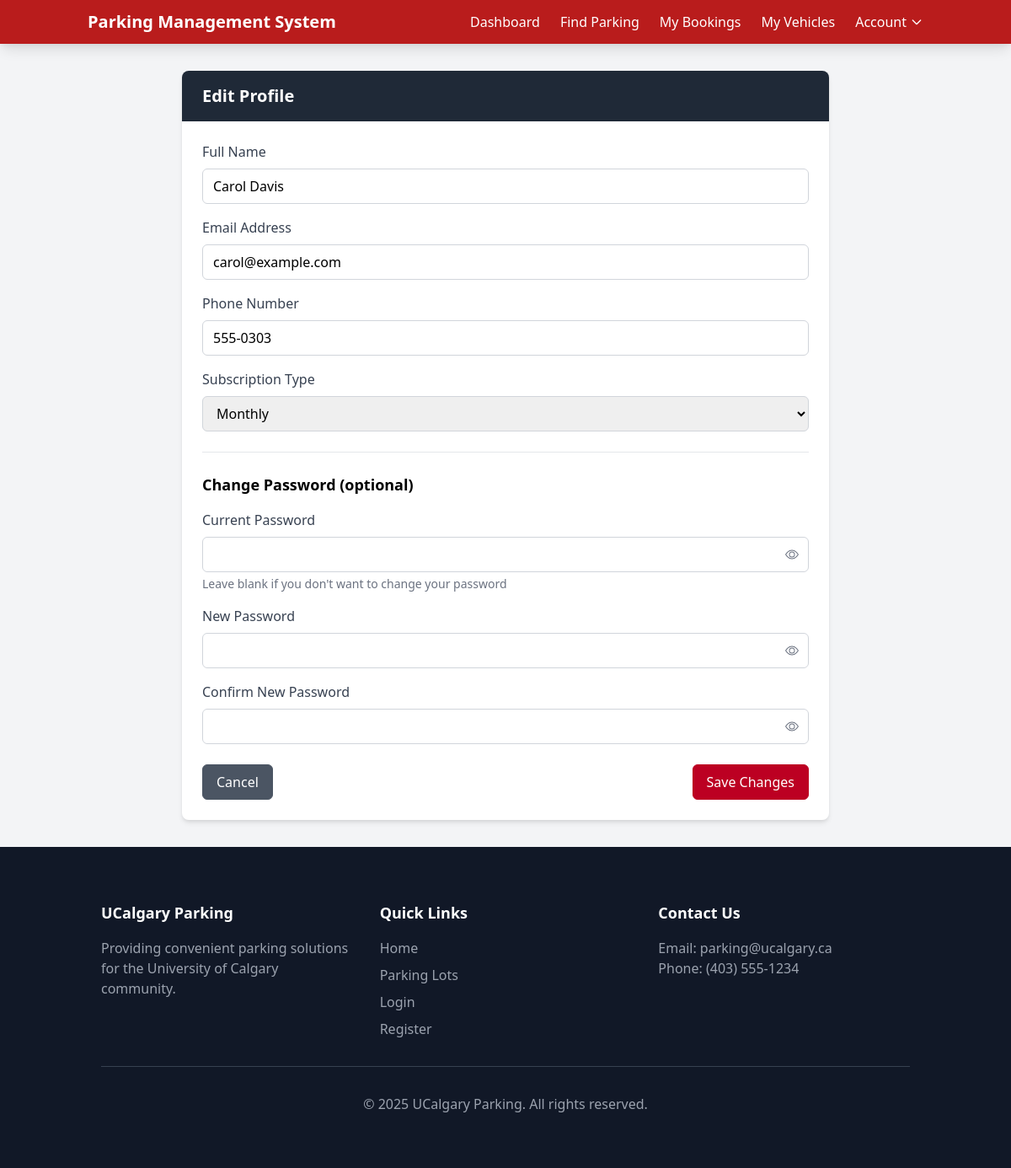
Screenshot of /edit-profile.php (signed in) with the database file from the repository.
### tables this page shows
CREATE TABLE users (
    user_id INT AUTO_INCREMENT PRIMARY KEY,
    name VARCHAR(100) NOT NULL,
    email VARCHAR(100) NOT NULL UNIQUE,
    phone VARCHAR(20),
    password VARCHAR(255) NOT NULL
);

### src/includes/db.php (called while the page is built, shortened)
<?php
class Database {
    private $host = "localhost";
    private $user = "root";
    private $pass = "";
    private $dbname = "parking_management";
    private $conn;
    public function __construct() {
        try {
            $this->conn = new PDO("mysql:host={$this->host};dbname={$this->dbname}", $this->user, $this->pass);
            $this->conn->setAttribute(PDO::ATTR_ERRMODE, PDO::ERRMODE_EXCEPTION);
            $this->conn->setAttribute(PDO::ATTR_DEFAULT_FETCH_MODE, PDO::FETCH_ASSOC);
        } catch(PDOException $e) {
            error_log("Database connection failed: " . $e->getMessage());
            die("Database connection failed. Please check your configuration.");
        }
    }
    public function query($sql, $params = []) {
        $stmt = $this->conn->prepare($sql);
        $stmt->execute($params);
        return $stmt;
    }
}

### src/includes/functions.php (called while the page is built, shortened)
<?php
function getUserRole($userId, $db) {
    $customer = $db->query("SELECT user_id FROM customers WHERE user_id = ?", [$userId])->fetch();
    return 'unknown';
}
?>

### src/edit-profile.php (the view, shortened to what this page needs)
<?php
require_once 'includes/db.php';
require_once 'includes/functions.php';
$user_id = $_SESSION['user_id'];
$db = new Database();
$user = $db->query("SELECT * FROM users WHERE user_id = ?", [$user_id])->fetch();
$customer = $db->query("SELECT * FROM customers WHERE user_id = ?", [$user_id])->fetch();
?>
<!DOCTYPE html>
<html lang="en">
<head>
    <link href="https://cdn.jsdelivr.net/npm/tailwindcss@2.2.19/dist/tailwind.min.css" rel="stylesheet">
    <link rel="stylesheet" href="assets/css/styles.css">
</head>
<body class="bg-gray-100 font-sans">
    <?php include 'includes/header.php'; ?>
    <div class="container mx-auto px-4 py-8">
        <div class="max-w-3xl mx-auto">
            <div class="bg-white rounded-lg shadow-md overflow-hidden">
                <div class="bg-gray-800 text-white px-6 py-4">
                    <h2 class="text-xl font-semibold">Edit Profile</h2>
                </div>
                <div class="p-6">
                    <form method="POST" action="edit-profile.php">
                        <div class="mb-4">
                            <label for="name" class="form-label">Full Name</label>
                            <input type="text" id="name" name="name" class="input-field" value="<?php echo htmlspecialchars($user['name']); ?>" required>
                        </div>
                        <div class="mb-4">
                            <label for="email" class="form-label">Email Address</label>
                            <input type="email" id="email" name="email" class="input-field" value="<?php echo htmlspecialchars($user['email']); ?>" required>
                        </div>
                        <div class="mb-4">
                            <label for="phone" class="form-label">Phone Number</label>
                            <input type="text" id="phone" name="phone" class="input-field" value="<?php echo htmlspecialchars($user['phone']); ?>">
                        </div>
                        <div class="mb-6">
                            <label for="subscription_type" class="form-label">Subscription Type</label>
                            <select id="subscription_type" name="subscription_type" class="input-field">
                                <option value="Monthly" <?php echo $customer['subscription_type'] === 'Monthly' ? 'selected' : ''; ?>>Monthly</option>
                            </select>
                        </div>
                        <div class="border-t border-gray-200 pt-6 mb-6">
                            <h3 class="text-lg font-semibold mb-4">Change Password (optional)</h3>
                            <div class="mb-4">
                                <label for="current_password" class="form-label">Current Password</label>
                                <input type="password" id="current_password" name="current_password" class="input-field">
                                <p class="text-sm text-gray-500 mt-1">Leave blank if you don't want to change your password</p>
                            </div>
                            <div class="mb-4">
                                <label for="new_password" class="form-label">New Password</label>
                                <input type="password" id="new_password" name="new_password" class="input-field">
                            </div>
                            <div class="mb-4">
                                <label for="confirm_password" class="form-label">Confirm New Password</label>
                                <input type="password" id="confirm_password" name="confirm_password" class="input-field">
                            </div>
                        </div>
                        <div class="flex justify-between">
                            <a href="dashboard.php" class="btn btn-secondary">Cancel</a>
                            <button type="submit" class="btn btn-primary">Save Changes</button>
                        </div>
                    </form>
                </div>
            </div>
        </div>
    </div>
    <?php include 'includes/footer.php'; ?>
</body>
</html>

### src/assets/css/styles.css (style rules this page uses)
.input-field { width: 100%; padding: 0.5rem 0.75rem; border: 1px solid #D1D5DB; border-radius: 0.375rem; font-size: 1rem; line-height: 1.5; transition: border-color 0.15s ease-in-out; }
.form-label { display: block; margin-bottom: 0.5rem; font-weight: 500; color: #374151; }
.btn { display: inline-block; padding: 0.5rem 1rem; font-weight: 500; text-align: center; white-space: nowrap; vertical-align: middle; cursor: pointer; user-select: none; border: 1px solid transparent; border-radius: 0.375rem; transition: color 0.15s ease-in-out, background-color 0.15s ease-in-out, border-color 0.15s ease-in-out; }
.btn-primary { color: #fff; background-color: #BC0022; border-color: #BC0022; }
.btn-secondary { color: #fff; background-color: #4B5563; border-color: #4B5563; }

### rows the page displays
users: name "Carol Davis", email "carol@example.com", phone "555-0303"
